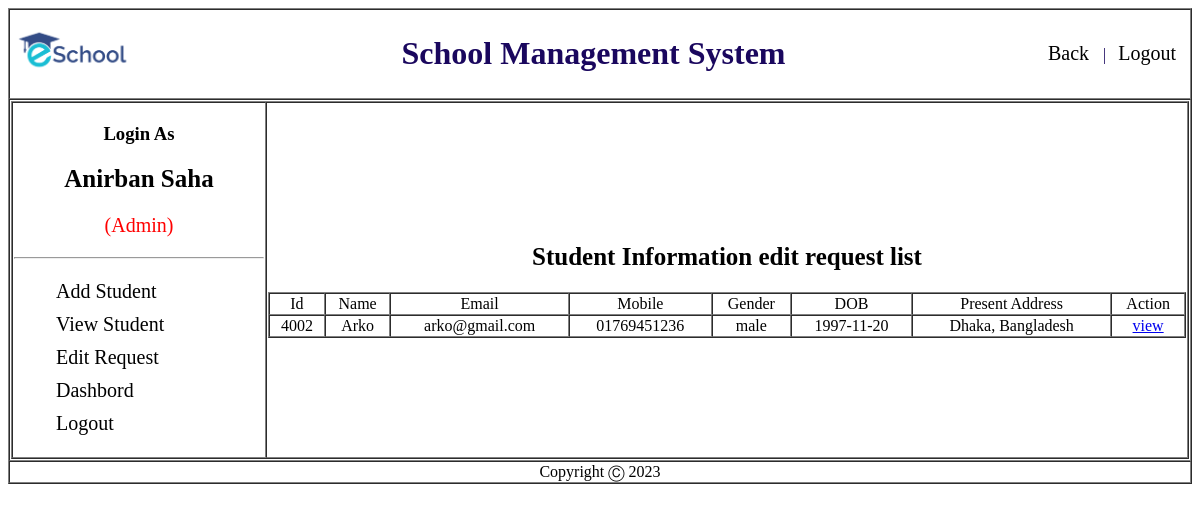
The app's page /Admin/view/editrequestlist.php (signed in) with its own data.
### tables this page shows
CREATE TABLE `edit_student` (
  `id` varchar(4) NOT NULL,
  `name` varchar(50) NOT NULL,
  `email` varchar(50) NOT NULL,
  `mobile` varchar(11) NOT NULL,
  `gender` varchar(10) NOT NULL,
  `dob` date NOT NULL,
  `p_address` varchar(70) NOT NULL
);

### Admin/Model/studentModel.php (called while the page is built, shortened)
<?php
function alleditUserList(){
    $conn = getConnection();
    $sql = "select * from edit_student";
    $result = mysqli_query($conn, $sql);
    $users =[];
		while($row = mysqli_fetch_assoc($result)){
			array_push($users, $row);
		}
		return $users;
}
?>

### Admin/View/editrequestlist.php (the view, shortened to what this page needs)
<?php
	include('header.php');
	include_once('../model/studentModel.php');
	$UsersList = alleditUserList();
?>
<div id="sidebar" class="">
                <ul>
                  <li><a href="addStudent.php">Add Student</a></li>
                  <li><a href="viewStudent.php">View Student</a></li>
                  <li><a href="editrequestlist.php">Edit Request</a></li>
                  <li><a href="dashboard.php">Dashbord</a></li>
                  <li><a href="../Controller/logout.php">Logout</a></li>
                </ul>
							</div>
              </td>
              <td>
                <center><h2>Student Information edit request list</h2></center>
								<?php
								echo "<table border = 1 width='100%' cellspacing = 0  >
								<tr align = 'center'>
										<td>Id</td>
										<td>Name</td>
										<td>Email</td>
										<td>Mobile</td>
										<td>Gender</td>
										<td>DOB</td>
										<td>Present Address</td>
										<td>Action</td>
								</tr>";
								for($i = 0; $i<count($UsersList); $i++){
										echo "<tr align = 'center'>
										<td>{$UsersList[$i]['id']}</td>
										<td>{$UsersList[$i]['name']}</td>
										<td>{$UsersList[$i]['email']}</td>
										<td>{$UsersList[$i]['mobile']}</td>
										<td>{$UsersList[$i]['gender']}</td>
										<td>{$UsersList[$i]['dob']}</td>
                    <td>{$UsersList[$i]['p_address']}</td>
										<td> <a href='editrequestStudent.php?id={$UsersList[$i]['id']}'> view </a>  </td>
								</tr>";
								}
								echo "</table>";
								?>
              </td>
            </tr>
          </table>
        </td>
      </tr>
      <?php include('footer.php'); ?>

### Admin/Style/sidebar.css (style rules this page uses)
#navigation h2 { font-size: 25px; text-align: center; }
#sidebar ul li { list-style-type: none; font-size: 20px; padding: 5px 2px; }
#sidebar ul li:last-child { border-bottom: 0; }
#sidebar ul li a { text-decoration: none; color: #000; }

### records on screen
edit_student: id "4002", name "Arko", email "arko@gmail.com", mobile "01769451236", gender "male", dob "1997-11-20", p_address "Dhaka, Bangladesh"

### other values on screen
$_COOKIE['name'] "Anirban Saha"
